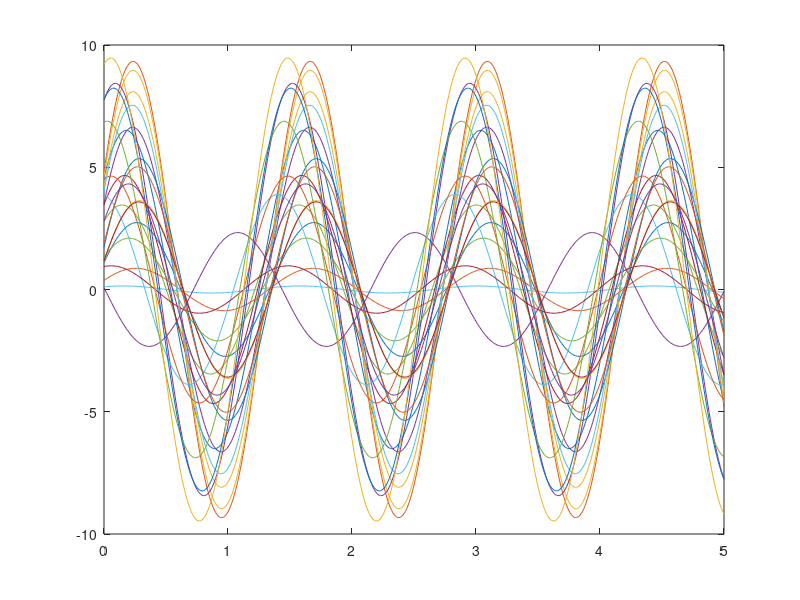

The MATLAB source for this figure: (Note: this script raises an error after producing the figure.)
clear;
% matrix
D = zeros(25,25);
V = zeros(25,5);
P = zeros(25,5);
pv = 1;
% create dataset V (fix frequency, random amplitude(a) and phase(p))
global V_sin;
V_sin = zeros(2,25);
for i = 1:25
    a = rand*10;
    p = rand*10;
    V_sin(1,i) = a;
    V_sin(2,i) = p;
end
%% plot all of the sine wave
t = 0:0.01:5;
fc = 0.7;   % frequency of sine wave
for i = 1:25
    Si_plot = V_sin(1,i)*sin(2*pi*fc*t+pi/V_sin(2,i));
    plot(t,Si_plot);
    hold on;
end

for px = 0:4
    for start_s = -4:1:4
        for t = 0:4
            py = pv*t+start_s;
            if py<0 || py>4
                continue;
            end
            
            D = d_martix(px,py);
            V = v_matrix(t);
            P = P+D*V;
        end
    end
end
V_ans = zeros(25,5);
for t = 0:4
    V_ans = V_ans + v_matrix(t);
end
V_check = zeros(25,5);
D_check = zeros(25,25);
for px = 0:4
    for py = 0:4
        D_check = D_check+d_martix(px,py);
    end
end


%% Functions
function dis=distanse(px,py,sx,sy,h,Dss)
    dis = sqrt(h^2+((px-sx)*Dss)^2+((py-sy)*Dss)^2);
end


function D_ = d_martix(px,py)
% get distanse matrix according to different probe position (p)
    D_ = zeros(25);
    row = px*5+py+1;
    for sx = 0:4
        for sy = 0:4
            column = sx*5+sy+1;
            D_(row,column) = 1 / (distanse(px, py, sx, sy, 1, 1))^2;
        end
    end
end

function V_ = v_matrix(t)
    global V_sin;
    fc = 0.7;
    V_ = zeros(25,5);
    column = t+1;
    for i = 1:25
        V_(i,column) = V_sin(1,i)*sin(2*pi*fc*t+pi/V_sin(2,i));
    end
end